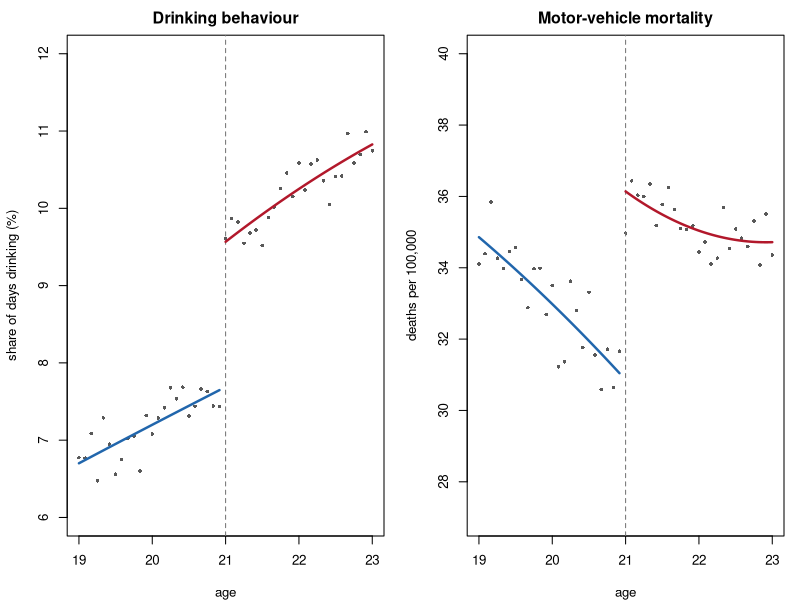
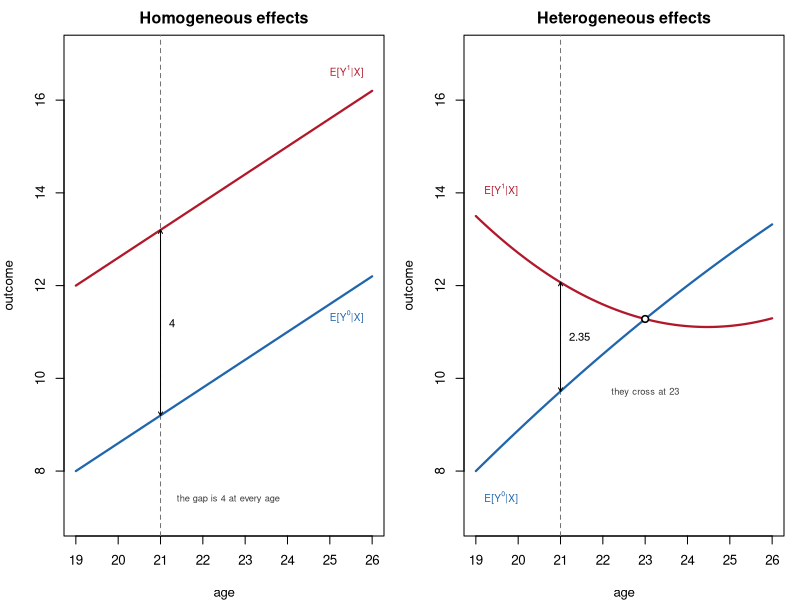
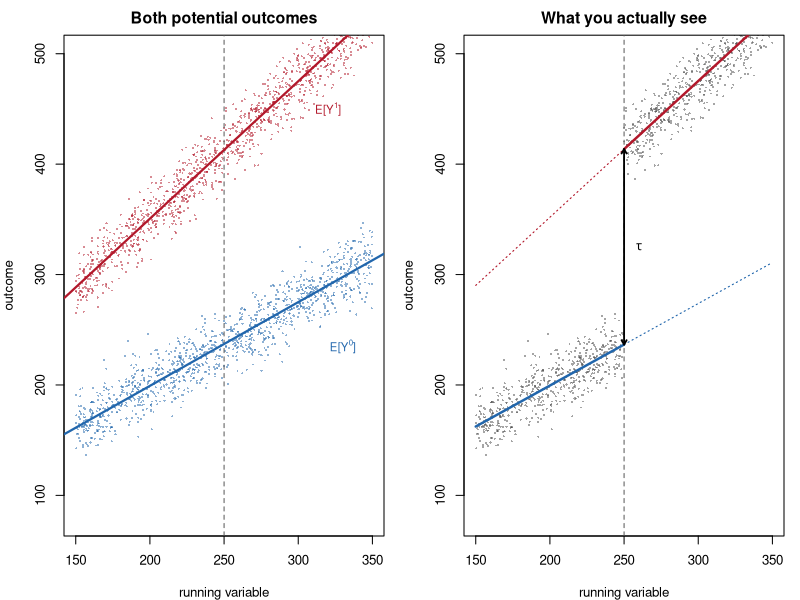
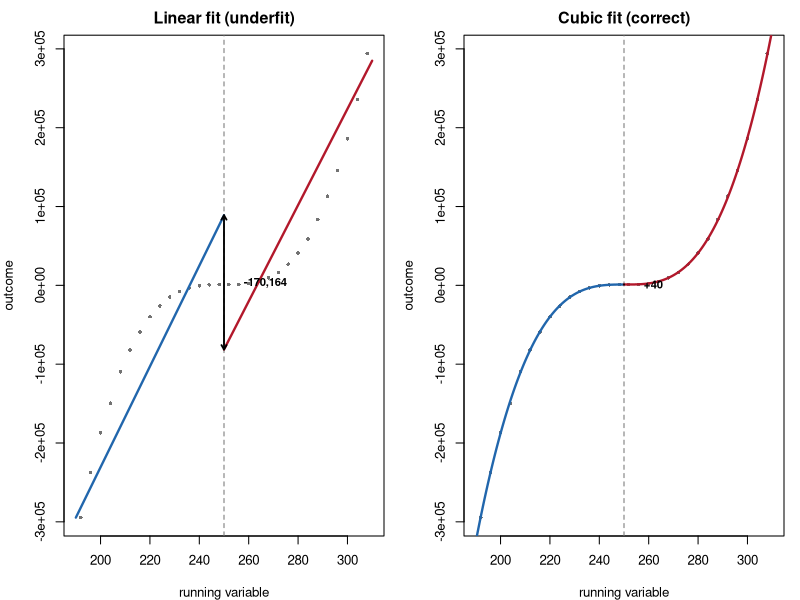
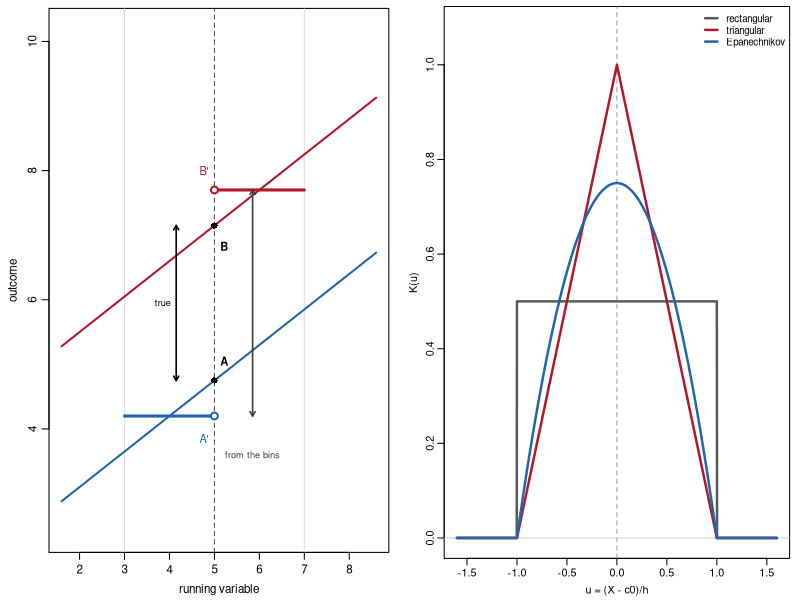
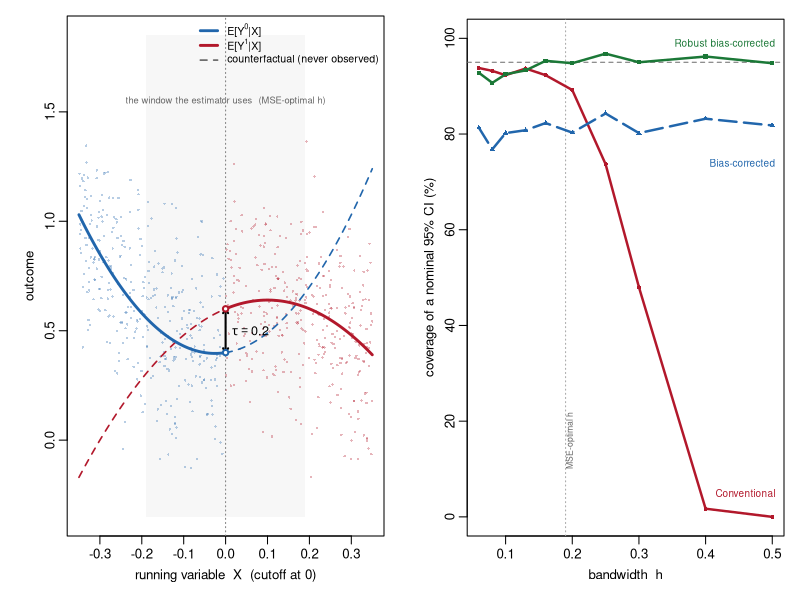
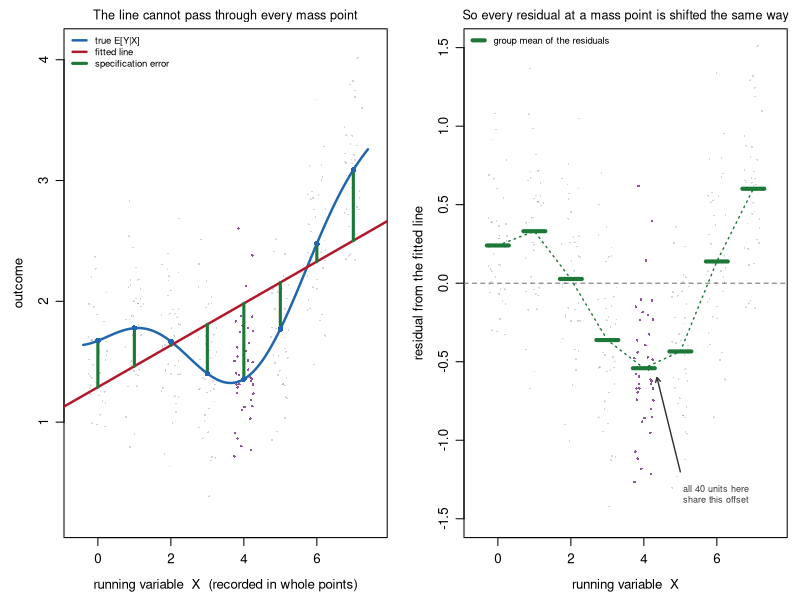
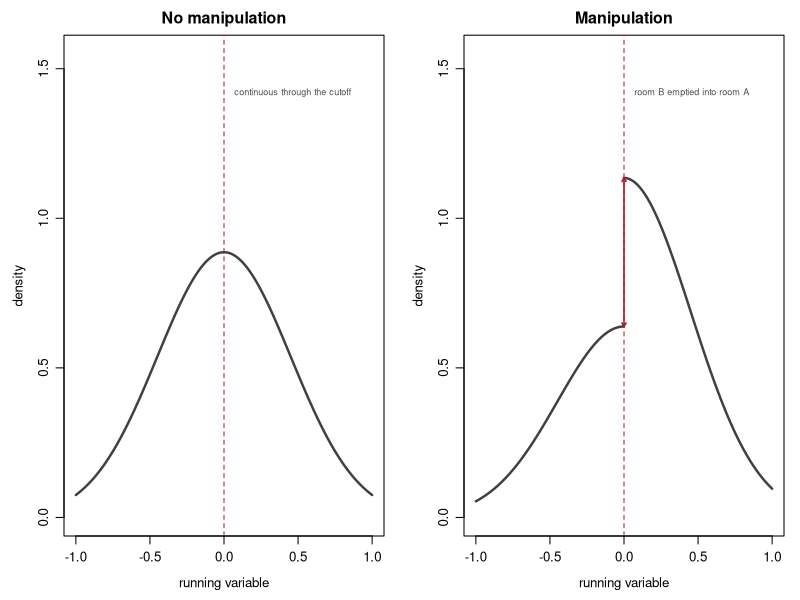

Here is the R script that generated these plots, in order:
## ---- chunk 1
#| echo: false
#| fig-width: 9
#| fig-height: 2.8
RED <- "#B2182B"; BLU <- "#2166AC"
set.seed(21)
par(mfrow = c(1, 2), mar = c(4, 4.2, 2.2, 1), cex = 0.8)

## --- stylised: share of days drinking -------------------------------------
ag <- seq(19, 23, by = 1/12)
f  <- function(a) 6.6 + 0.62*(a - 19) - 0.02*(a - 19)^2
sh <- f(ag) + 1.9*(ag >= 21) + rnorm(length(ag), 0, 0.22)
plot(ag, sh, pch = 16, cex = 0.6, col = "grey35", xlab = "age",
     ylab = "share of days drinking (%)", main = "Drinking behaviour", ylim = c(6, 12))
abline(v = 21, lty = 2, col = "grey45")
for (s in 0:1) {
  k  <- if (s == 0) ag < 21 else ag >= 21
  dd <- data.frame(a = ag[k], y = sh[k])
  m  <- lm(y ~ poly(a, 2, raw = TRUE), data = dd)
  aa <- seq(min(dd$a), max(dd$a), length.out = 100)
  lines(aa, predict(m, data.frame(a = aa)), col = if (s == 0) BLU else RED, lwd = 2.4)
}

## --- stylised: motor-vehicle mortality ------------------------------------
g  <- function(a) 35 - 2.4*(a - 19) + 0.25*(a - 19)^2
mo <- g(ag) + 5*(ag >= 21) + rnorm(length(ag), 0, 0.7)
plot(ag, mo, pch = 16, cex = 0.6, col = "grey35", xlab = "age",
     ylab = "deaths per 100,000", main = "Motor-vehicle mortality", ylim = c(27, 40))
abline(v = 21, lty = 2, col = "grey45")
for (s in 0:1) {
  k  <- if (s == 0) ag < 21 else ag >= 21
  dd <- data.frame(a = ag[k], y = mo[k])
  m  <- lm(y ~ poly(a, 2, raw = TRUE), data = dd)
  aa <- seq(min(dd$a), max(dd$a), length.out = 100)
  lines(aa, predict(m, data.frame(a = aa)), col = if (s == 0) BLU else RED, lwd = 2.4)
}
## ---- chunk 2
#| echo: false
#| fig-width: 9
#| fig-height: 2.7
c0 <- 21; xs <- seq(19, 26, 0.05)
RED <- "#B2182B"; BLU <- "#2166AC"
YL <- c(7, 17)                       # a common scale, so the two gaps are comparable
par(mfrow = c(1, 2), mar = c(4, 4, 2.2, 1), cex = 0.8)

## --- left: a constant effect of 4 ------------------------------------------
g0 <- function(x) 8 + 0.6*(x - 19)
g1 <- function(x) g0(x) + 4
plot(NULL, xlim = c(19, 26), ylim = YL, xlab = "age", ylab = "outcome",
     main = "Homogeneous effects")
abline(v = c0, lty = 2, col = "grey45")
lines(xs, g1(xs), col = RED, lwd = 2.2); lines(xs, g0(xs), col = BLU, lwd = 2.2)
arrows(c0, g0(c0), c0, g1(c0), code = 3, length = 0.04)
text(c0 + 0.2, (g0(c0) + g1(c0))/2, "4", adj = 0, cex = 0.85)
text(25.8, g1(25.8) + 0.55, expression(E*"["*Y^1*"|"*X*"]"), col = RED, cex = 0.75, adj = 1)
text(25.8, g0(25.8) - 0.75, expression(E*"["*Y^0*"|"*X*"]"), col = BLU, cex = 0.75, adj = 1)
text(22.6, 7.4, "the gap is 4 at every age", cex = 0.7, col = "grey25")

## --- right: 5.5 at 19, 2.35 at the cutoff, 0 at 23, negative after ---------
u  <- function(x) x - 19
h0 <- function(x) 8    + 0.900*u(x) - 0.02*u(x)^2
h1 <- function(x) 13.5 - 0.875*u(x) + 0.08*u(x)^2
plot(NULL, xlim = c(19, 26), ylim = YL, xlab = "age", ylab = "outcome",
     main = "Heterogeneous effects")
abline(v = c0, lty = 2, col = "grey45")
lines(xs, h1(xs), col = RED, lwd = 2.2); lines(xs, h0(xs), col = BLU, lwd = 2.2)
arrows(c0, h0(c0), c0, h1(c0), code = 3, length = 0.04)
text(c0 + 0.2, (h0(c0) + h1(c0))/2, "2.35", adj = 0, cex = 0.85)
points(23, h0(23), pch = 21, bg = "white", cex = 1.1, lwd = 1.6)
text(23, 9.7, "they cross at 23", cex = 0.7, col = "grey25")
text(19.2, h1(19.2) + 0.75, expression(E*"["*Y^1*"|"*X*"]"), col = RED, cex = 0.75, adj = 0)
text(19.2, h0(19.2) - 0.75, expression(E*"["*Y^0*"|"*X*"]"), col = BLU, cex = 0.75, adj = 0)
## ---- chunk 3
#| echo: false
#| fig-width: 9
#| fig-height: 2.8
set.seed(975)
c0 <- 250; n <- 1200
x  <- runif(n, 150, 350)
y1 <- 100 + 1.25*x + rnorm(n, 0, 15)      # Cunningham's DGP
y0 <-  50 + 0.75*x + rnorm(n, 0, 15)
RED <- "#B2182B"; BLU <- "#2166AC"
par(mfrow = c(1, 2), mar = c(4, 4, 2.2, 1), cex = 0.8)

plot(x, y1, pch = 16, cex = 0.35, col = adjustcolor(RED, 0.5), ylim = c(80, 500),
     xlab = "running variable", ylab = "outcome", main = "Both potential outcomes")
points(x, y0, pch = 16, cex = 0.35, col = adjustcolor(BLU, 0.5))
abline(v = c0, lty = 2, col = "grey35")
abline(lm(y1 ~ x), col = RED, lwd = 2.2); abline(lm(y0 ~ x), col = BLU, lwd = 2.2)
text(320, 450, expression(E*"["*Y^1*"]"), col = RED, cex = 0.85)
text(330, 235, expression(E*"["*Y^0*"]"), col = BLU, cex = 0.85)

D <- as.integer(x >= c0); y <- ifelse(D == 1, y1, y0)
plot(x, y, pch = 16, cex = 0.35, col = adjustcolor("grey30", 0.5), ylim = c(80, 500),
     xlab = "running variable", ylab = "outcome", main = "What you actually see")
abline(v = c0, lty = 2, col = "grey35")
ml <- lm(y ~ x, subset = D == 0); mr <- lm(y ~ x, subset = D == 1)
xl <- seq(150, c0, 1); xr <- seq(c0, 350, 1)
lines(xl, predict(ml, data.frame(x = xl)), col = BLU, lwd = 2.4)
lines(xr, predict(mr, data.frame(x = xr)), col = RED, lwd = 2.4)
lines(xr, predict(ml, data.frame(x = xr)), col = BLU, lwd = 1.1, lty = 3)
lines(xl, predict(mr, data.frame(x = xl)), col = RED, lwd = 1.1, lty = 3)
a <- predict(ml, data.frame(x = c0)); b <- predict(mr, data.frame(x = c0))
arrows(c0, a, c0, b, code = 3, length = 0.05, lwd = 1.8)
text(c0 + 8, (a + b)/2, expression(tau), adj = 0, cex = 0.95)
## ---- chunk 4
#| echo: false
#| fig-width: 9
#| fig-height: 2.85
set.seed(1234)
n <- 4000; c0 <- 250
x  <- rnorm(n, 250, 30); xc <- x - c0; D <- as.integer(x >= c0)
y  <- 1000 + 0.75*xc - 0.5*xc^2 + 1.5*xc^3 + rnorm(n, 0, 1000)   # TRUE EFFECT IS ZERO
RED <- "#B2182B"; BLU <- "#2166AC"
w  <- c(190, 310)                                   # zoom: the cubic tails are off-scale
b  <- seq(w[1], w[2], length.out = 31); mid <- head(b, -1) + diff(b)/2
k  <- x >= w[1] & x <= w[2]
bm <- tapply(y[k], cut(x[k], b), mean)
tau <- numeric(3)                                   # kept for the table on the next slide
par(mfrow = c(1, 2), mar = c(4, 4, 2.2, 1), cex = 0.8)
for (deg in 1:3) {
  lim <- numeric(2)
  if (deg != 2) {
    plot(mid, bm, pch = 16, cex = 0.6, col = "grey45", xlim = w,
         xlab = "running variable", ylab = "outcome",
         main = if (deg == 1) "Linear fit (underfit)" else "Cubic fit (correct)")
    abline(v = c0, lty = 2, col = "grey45")
  }
  for (s in 0:1) {
    dk <- data.frame(x = x[D == s], y = y[D == s])  # fitted on ALL the data, not the window
    m  <- lm(y ~ poly(x, deg, raw = TRUE), data = dk)
    lim[s + 1] <- predict(m, data.frame(x = c0))
    if (deg != 2) {
      xx <- seq(if (s == 0) w[1] else c0, if (s == 0) c0 else w[2], length.out = 200)
      lines(xx, predict(m, data.frame(x = xx)), col = if (s == 0) BLU else RED, lwd = 2.3)
    }
  }
  tau[deg] <- lim[2] - lim[1]
  if (deg != 2) {
    arrows(c0, lim[1], c0, lim[2], code = 3, length = 0.05, lwd = 1.8)
    text(c0 + 8, mean(lim), paste0(if (tau[deg] > 0) "+" else "-",
         formatC(abs(tau[deg]), format = "d", big.mark = ",")), adj = 0, cex = 0.85, font = 2)
  }
}
## ---- chunk 5
#| echo: false
#| results: asis
cat("\\begin{center}\\small\n\\begin{tabular}{lrrr}\n\\toprule\n")
cat("Fitted polynomial & $X$ & $X, X^2$ & $X, X^2, X^3$ \\\\\n\\midrule\n")
cat(sprintf("$\\hat\\tau$ & $%s$ & $%s$ & $%s$ \\\\\n",
    formatC(tau[1], format = "d", big.mark = ","),
    formatC(tau[2], format = "d", big.mark = ","),
    formatC(tau[3], format = "d", big.mark = ",")))
cat("\\bottomrule\n\\end{tabular}\n\\end{center}\n")
## ---- chunk 6
#| echo: false
#| fig-width: 5
#| fig-height: 1.75
c0 <- 5
RED <- "#B2182B"; BLU <- "#2166AC"
f0 <- function(x) 2 + 0.55*x
f1 <- function(x) f0(x) + 2.4
par(mar = c(3.4, 3.5, 0.6, 0.8), mgp = c(2.1, 0.7, 0), cex = 0.7)
plot(NULL, xlim = c(1.6, 8.6), ylim = c(2.4, 10.2),
     xlab = "running variable", ylab = "outcome")
abline(v = c(3, 7), col = "grey86"); abline(v = c0, lty = 2, col = "grey30")
xs <- seq(1.6, 8.6, 0.02)
lines(xs, f0(xs), col = BLU, lwd = 2); lines(xs, f1(xs), col = RED, lwd = 2)
## a bin mean sits at the bin CENTRE, so it hits the boundary at the wrong height
segments(3, f0(4), 5, f0(4), col = BLU, lwd = 3)
segments(5, f1(6), 7, f1(6), col = RED, lwd = 3)
points(c0, f0(c0), pch = 16, cex = 1.2); points(c0, f1(c0), pch = 16, cex = 1.2)
points(c0, f0(4), pch = 21, bg = "white", col = BLU, cex = 1.3, lwd = 2)
points(c0, f1(6), pch = 21, bg = "white", col = RED, cex = 1.3, lwd = 2)
text(c0 + 0.13, f0(c0) + 0.30, "A", adj = 0, cex = 0.95, font = 2)
text(c0 + 0.13, f1(c0) - 0.32, "B", adj = 0, cex = 0.95, font = 2)
text(c0 - 0.13, f0(4) - 0.35, "A'", adj = 1, cex = 0.95, col = BLU)
text(c0 - 0.13, f1(6) + 0.30, "B'", adj = 1, cex = 0.95, col = RED)
arrows(4.15, f0(c0), 4.15, f1(c0), code = 3, length = 0.05, lwd = 1.6)
text(4.03, (f0(c0) + f1(c0))/2, "true", adj = 1, cex = 0.8)
arrows(5.85, f0(4), 5.85, f1(6), code = 3, length = 0.05, lwd = 1.6, col = "grey25")
text(5.85, f0(4) - 0.6, "from the bins", adj = 0.5, cex = 0.8, col = "grey25")
## ---- chunk 7
#| echo: false
#| fig-width: 5
#| fig-height: 2
u <- seq(-1.6, 1.6, 0.002)
ins <- abs(u) <= 1
kr <- ifelse(ins, 0.5, 0)
kt <- ifelse(ins, 1 - abs(u), 0)
ke <- ifelse(ins, 0.75*(1 - u^2), 0)
RED <- "#B2182B"; BLU <- "#2166AC"
par(mar = c(3.2, 3.4, 0.5, 0.8), mgp = c(1.9, 0.6, 0), cex = 0.65)
plot(NULL, xlim = c(-1.6, 1.6), ylim = c(0, 1.08), xlab = "u = (X - c0)/h",
     ylab = "K(u)")
abline(v = 0, lty = 2, col = "grey60"); abline(h = 0, col = "grey80")
lines(u, kr, col = "grey35", lwd = 2.4)
lines(u, kt, col = RED,     lwd = 2.4)
lines(u, ke, col = BLU,     lwd = 2.4)
legend("topright", c("rectangular", "triangular", "Epanechnikov"),
       col = c("grey35", RED, BLU), lwd = 2.4, bty = "n", cex = 0.9, seg.len = 1.4)
## ---- chunk 8
#| echo: false
#| fig-width: 9
#| fig-height: 3.0
set.seed(975)
tau <- 0.20
m0 <- function(x) 0.40       + 0.30*x + 6.0*x^2   # E[Y^0 | X]
m1 <- function(x) 0.40 + tau + 0.80*x - 4.0*x^2   # E[Y^1 | X]
RED <- "#B2182B"; BLU <- "#2166AC"
xl <- 0.35
x <- runif(2000, -1, 1)
y <- ifelse(x < 0, m0(x), m1(x)) + rnorm(2000, 0, 0.25)
keep <- abs(x) <= xl
par(mar = c(4, 4.2, 1.0, 1), cex = 0.8)
plot(NULL, xlim = c(-xl, xl), ylim = c(-0.35, 1.85),
     xlab = "running variable  X  (cutoff at 0)", ylab = "outcome")
rect(-0.19, -0.35, 0.19, 1.85, col = "#00000008", border = NA)
text(0, 1.55, "the window the estimator uses  (MSE-optimal h)", cex = 0.7, col = "grey40")
points(x[keep & x <  0], y[keep & x <  0], pch = 16, cex = 0.40, col = adjustcolor(BLU, 0.32))
points(x[keep & x >= 0], y[keep & x >= 0], pch = 16, cex = 0.40, col = adjustcolor(RED, 0.32))
g <- seq(-xl, xl, 0.002); gl <- g[g <= 0]; gr <- g[g >= 0]
lines(gr, m0(gr), col = BLU, lwd = 1.6, lty = 2)      # counterfactual
lines(gl, m1(gl), col = RED, lwd = 1.6, lty = 2)
lines(gl, m0(gl), col = BLU, lwd = 2.8)               # observed
lines(gr, m1(gr), col = RED, lwd = 2.8)
abline(v = 0, lty = 3, col = "grey50")
arrows(0, m0(0), 0, m1(0), code = 3, length = 0.05, lwd = 2)
text(0.015, (m0(0) + m1(0))/2, expression(tau == 0.20), adj = 0, cex = 0.95)
points(0, m0(0), pch = 21, bg = "white", col = BLU, lwd = 2, cex = 0.9)
points(0, m1(0), pch = 21, bg = "white", col = RED, lwd = 2, cex = 0.9)
legend("topright", c(expression(E*"["*Y^0*"|"*X*"]"), expression(E*"["*Y^1*"|"*X*"]"),
                     "counterfactual (never observed)"),
       col = c(BLU, RED, "grey40"), lwd = c(2.8, 2.8, 1.6), lty = c(1, 1, 2),
       bty = "n", cex = 0.8, seg.len = 1.8)
## ---- chunk 9
#| echo: false
#| fig-width: 9
#| fig-height: 2.7
RED <- "#B2182B"; BLU <- "#2166AC"; GRN <- "#1B7837"
hs   <- c(0.06,0.08,0.10,0.13,0.16,0.20,0.25,0.30,0.40,0.50)
conv <- c(93.8,93.2,92.3,93.7,92.3,89.2,73.7,48.0, 1.7, 0.0)
bc   <- c(81.3,76.8,80.2,80.8,82.3,80.3,84.3,80.2,83.2,81.8)
rbc  <- c(92.8,90.7,92.5,93.3,95.3,94.8,96.8,95.0,96.2,94.8)
par(mar = c(4, 4.2, 1.2, 1), cex = 0.8)
plot(hs, conv, type = "n", ylim = c(0, 100), xlab = "bandwidth  h",
     ylab = "coverage of a nominal 95% CI (%)")
abline(h = 95, lty = 2, col = "grey45"); abline(v = 0.19, lty = 3, col = "grey65")
text(0.197, 10, "MSE-optimal h", adj = 0, cex = 0.65, col = "grey40", srt = 90)
lines(hs, conv, col = RED, lwd = 2.4); points(hs, conv, pch = 16, col = RED, cex = 0.7)
lines(hs, bc,  col = BLU, lwd = 2.4, lty = 5); points(hs, bc, pch = 17, col = BLU, cex = 0.7)
lines(hs, rbc, col = GRN, lwd = 2.4); points(hs, rbc, pch = 15, col = GRN, cex = 0.7)
text(0.505,  5, "Conventional", col = RED, adj = 1, cex = 0.75)
text(0.505, 74, "Bias-corrected", col = BLU, adj = 1, cex = 0.75)
text(0.505, 99, "Robust bias-corrected", col = GRN, adj = 1, cex = 0.75)
## ---- chunk 10
#| echo: false
#| fig-width: 9
#| fig-height: 2.5
RED <- "#B2182B"; BLU <- "#2166AC"; GRN <- "#1B7837"; PUR <- "#762A83"
set.seed(11)
K <- 8; xs <- 0:(K - 1); npt <- 40
mfun <- function(x) 1.0 + 0.16*x + 0.055*(x - 3.5)^2 + 0.30*sin(1.15*x)
x <- rep(xs, each = npt)
y <- mfun(x) + rnorm(K * npt, 0, 0.45)
fit <- lm(y ~ x)
jx <- x + runif(K * npt, -0.26, 0.26)
hl <- (x == 4)                                   # the mass point we follow
pcol <- ifelse(hl, adjustcolor(PUR, 0.80), adjustcolor("grey30", 0.24))
pcex <- ifelse(hl, 0.42, 0.30)
par(mfrow = c(1, 2), mar = c(3.9, 4.0, 1.8, 0.8), cex = 0.8, mgp = c(2.4, 0.8, 0))

## panel A: the line cannot pass through every mass point
plot(NULL, xlim = c(-0.6, 7.6), ylim = c(0.2, 4.1),
     xlab = "running variable  X  (recorded in whole points)", ylab = "outcome",
     main = "The line cannot pass through every mass point", font.main = 1, cex.main = 0.95)
points(jx, y, pch = 16, cex = pcex, col = pcol)
g <- seq(-0.4, 7.4, 0.02)
lines(g, mfun(g), col = BLU, lwd = 2.4)
abline(fit, col = RED, lwd = 2.4)
fv <- coef(fit)[1] + coef(fit)[2] * xs
segments(xs, fv, xs, mfun(xs), col = GRN, lwd = 3)
points(xs, mfun(xs), pch = 16, col = BLU, cex = 0.95)
legend("topleft", c("true E[Y|X]", "fitted line", "specification error"),
       col = c(BLU, RED, GRN), lwd = c(2.4, 2.4, 3), bty = "n", cex = 0.72, seg.len = 1.6)

## panel B: residuals at a mass point are all shifted together
e <- resid(fit); eb <- tapply(e, x, mean)
plot(NULL, xlim = c(-0.6, 7.6), ylim = c(-1.5, 1.5),
     xlab = "running variable  X", ylab = "residual from the fitted line",
     main = "So every residual at a mass point is shifted the same way",
     font.main = 1, cex.main = 0.95)
abline(h = 0, lty = 2, col = "grey45")
points(jx, e, pch = 16, cex = pcex, col = pcol)
lines(xs, eb, col = GRN, lwd = 1.4, lty = 3)
segments(xs - 0.30, eb, xs + 0.30, eb, col = GRN, lwd = 4)
i <- 5                                           # xs[5] == 4
arrows(xs[i] + 1.00, eb[i] - 0.66, xs[i] + 0.36, eb[i] - 0.06,
       length = 0.05, lwd = 1.4, col = "grey20")
text(xs[i] + 1.07, eb[i] - 0.80,
     sprintf("all %d units here\nshare this offset", npt),
     adj = 0, cex = 0.68, col = "grey20")
legend("topleft", "group mean of the residuals",
       col = GRN, lwd = 4, bty = "n", cex = 0.72, seg.len = 1.4)
## ---- chunk 11
#| echo: false
#| fig-width: 9
#| fig-height: 2.5
RED <- "#B2182B"
par(mfrow = c(1, 2), mar = c(4, 4, 2.2, 1), cex = 0.8)
xs <- seq(-1, 1, 0.002); c0 <- 0
f  <- function(x) dnorm(x, 0, 0.45)
plot(xs, f(xs), type = "n", xlab = "running variable", ylab = "density",
     main = "No manipulation", ylim = c(0, 1.55))
lines(xs[xs <  c0], f(xs[xs <  c0]), lwd = 2.4, col = "grey25")
lines(xs[xs >= c0], f(xs[xs >= c0]), lwd = 2.4, col = "grey25")
abline(v = c0, lty = 2, col = RED)
text(0.07, 1.42, "continuous through the cutoff", adj = 0, cex = 0.68, col = "grey30")

g <- function(x) ifelse(x < c0, f(x)*0.72, f(x)*1.28)
plot(xs, g(xs), type = "n", xlab = "running variable", ylab = "density",
     main = "Manipulation", ylim = c(0, 1.55))
lines(xs[xs <  c0], g(xs[xs <  c0]), lwd = 2.4, col = "grey25")
lines(xs[xs >= c0], g(xs[xs >= c0]), lwd = 2.4, col = "grey25")
abline(v = c0, lty = 2, col = RED)
arrows(0, g(-1e-6), 0, g(1e-6), code = 3, length = 0.04, lwd = 1.6, col = RED)
text(0.07, 1.42, "room B emptied into room A", adj = 0, cex = 0.68, col = "grey30")
## ---- chunk 12
#| echo: false
#| fig-width: 9
#| fig-height: 3.0
set.seed(975)
BLU <- "#2166AC"; ORG <- "#B35806"
oz <- 28.349523

## true (unrounded) births per gram: nearly flat, gently rising
gw  <- 1250:1750                                    # wider than the plotted window
lam <- 1672.3 * (1 + 0.00129 * (gw - 1500))

## how a weight gets recorded: nearest ounce, nearest 100 g, nearest 10 g, or exactly
p_oz <- 0.4893; p_100 <- 0.0100; p_10 <- 0.1100; p_ex <- 1 - p_oz - p_100 - p_10
ozm  <- round((44:62) * oz)
m100 <- seq(1200, 1800, 100)
m10  <- seq(1250, 1750, 10)
snap <- function(v, marks) marks[max.col(-abs(outer(v, marks, "-")), ties.method = "first")]
push <- function(cnt, targets, amounts) {
  a <- tapply(amounts, factor(targets, levels = gw), sum); a[is.na(a)] <- 0
  cnt + as.numeric(a)
}
cnt <- lam * p_ex
cnt <- push(cnt, snap(gw, ozm),  lam * p_oz)
cnt <- push(cnt, snap(gw, m100), lam * p_100)
cnt <- push(cnt, snap(gw, m10),  lam * p_10)
cnt <- rpois(length(cnt), cnt * exp(rnorm(length(cnt), 0, 0.055)))

keep <- gw >= 1350 & gw <= 1650
x <- gw[keep]; y <- cnt[keep]
is_oz <- x %in% ozm; is_100 <- x %in% m100

par(mar = c(3.4, 5.0, 0.6, 0.8), cex = 0.8, mgp = c(2.4, 0.7, 0))
plot(NULL, xlim = c(1350, 1650), ylim = c(0, 30000), axes = FALSE, xlab = "", ylab = "")
abline(h = seq(5000, 30000, 5000), col = "grey88", lwd = 0.7)
abline(v = 1500, col = adjustcolor(BLU, 0.30), lwd = 5)        # drawn behind the spikes
axis(1, at = seq(1350, 1650, 50),
     labels = formatC(seq(1350, 1650, 50), format = "d", big.mark = ","))
axis(2, at = seq(0, 30000, 5000),
     labels = formatC(seq(0, 30000, 5000), format = "d", big.mark = ","),
     las = 1, cex.axis = 0.9)
title(xlab = "birth weight (grams)", line = 2.2)
title(ylab = "number of births", line = 3.8)
segments(1350, 0, 1650, 0, col = "grey40")
points(x[!is_oz & !is_100], y[!is_oz & !is_100], type = "h", col = "grey45", lwd = 1)
points(x[is_100], y[is_100], type = "h", col = ORG, lwd = 2.4)
points(x[is_oz],  y[is_oz],  type = "h", col = "grey15", lwd = 1.6)
text(1506, 28800, "VLBW cutoff", col = BLU, adj = 0, cex = 0.78)
legend("topleft", c("whole ounces", "multiples of 100 g", "all other weights"),
       col = c("grey15", ORG, "grey45"), lwd = c(1.6, 2.4, 1),
       bty = "n", cex = 0.72, seg.len = 1.6)
